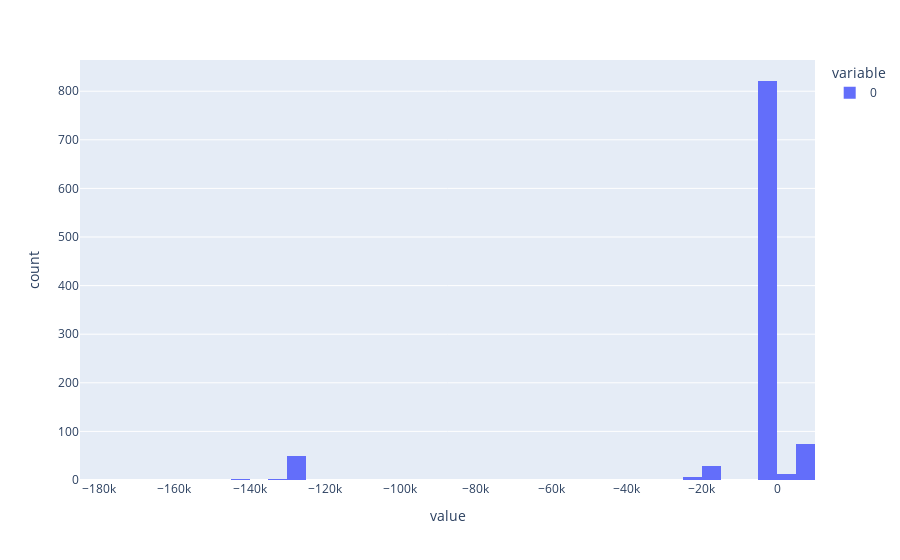

Source (notebook cell):
### Code cell
df2 = test.get_Loss_distribution()
px.histogram(df2)

### Figure 1 — Plotly figure (JSON) as saved in the notebook; plotly's stock layout.template omitted (floating-point values rounded to 4 significant figures; data arrays with more than 128 entries replaced by an {"elided": "..."} marker saying what was removed)
{"data": [{"alignmentgroup": "True", "bingroup": "x", "hovertemplate": "variable=0<br>value=%{x}<br>count=%{y}<extra></extra>", "legendgroup": "0", "marker": {"color": "#636efa", "pattern": {"shape": ""}}, "name": "0", "offsetgroup": "0", "orientation": "v", "showlegend": true, "type": "histogram", "x": {"elided": "1000 float values"}, "xaxis": "x", "yaxis": "y"}], "layout": {"barmode": "relative", "legend": {"title": {"text": "variable"}, "tracegroupgap": 0}, "margin": {"t": 60}, "xaxis": {"anchor": "y", "domain": [0, 1], "title": {"text": "value"}}, "yaxis": {"anchor": "x", "domain": [0, 1], "title": {"text": "count"}}}}
